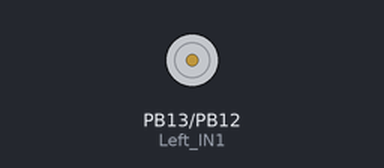
Recording of a sketch running on a simulated STM32 Blue Pill. Parts: motor-driver pin pairs drawn as motors (green arrow = first pin HIGH = forward, orange = second pin HIGH = backward, longer = more drive, scaled by the enable pin).

Above: at 0.5 s.
Timing chart, 0 to 4.6 s (numbered marks = the images above):
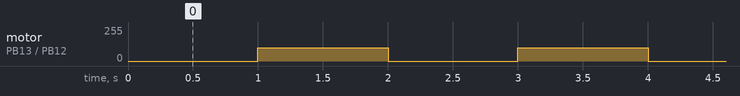

Measured:
- by itself, motor on PB13 (Left_IN1) / PB12 (Left_IN2): alternates forward 100/255 for 1.0 s and stopped for 1.0 s

The sketch:

motor_test.ino
```cpp
#define Left_IN1 PB13
#define Left_IN2 PB12
#define Left_PWM PB8

void setup() {
  pinMode(Left_IN1, OUTPUT);
  pinMode(Left_IN2, OUTPUT);
  pinMode(Left_PWM, OUTPUT);
}

void loop() {
  digitalWrite(Left_IN1, HIGH);
  digitalWrite(Left_IN1, LOW);
  analogWrite(Left_PWM, 100);
  delay(1000);
  digitalWrite(Left_IN1, LOW);
  digitalWrite(Left_IN1, HIGH);
  analogWrite(Left_PWM, 100);
  delay(1000);
}
```
